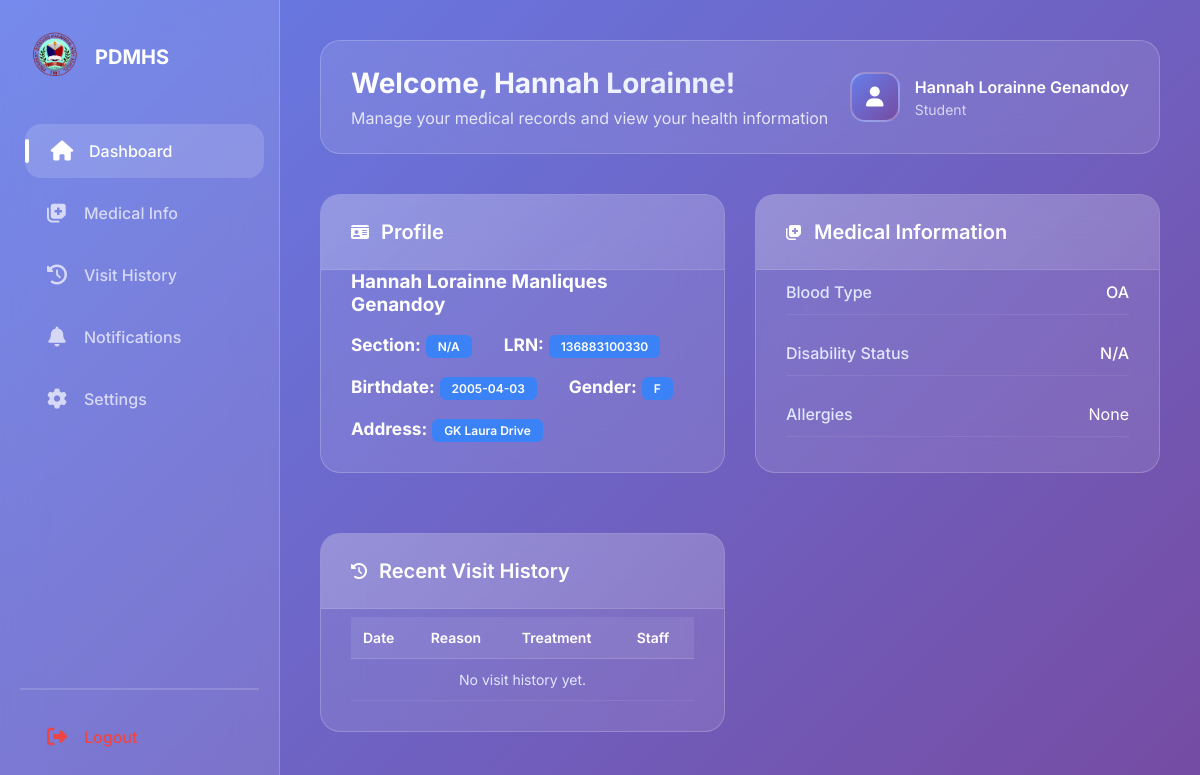
Screenshot of /student_dashboard.php (signed in) with the database file from the repository.
### tables this page shows
CREATE TABLE `students` (
  `student_id` bigint(20) NOT NULL,
  `first_name` varchar(100) NOT NULL,
  `middle_name` varchar(100) DEFAULT NULL,
  `last_name` varchar(100) NOT NULL,
  `birthdate` date NOT NULL,
  `gender` enum('M','F') NOT NULL,
  `address` text DEFAULT NULL,
  `password` varchar(255) DEFAULT NULL,
  `lrn` varchar(20) NOT NULL
);

CREATE TABLE `medical_profiles` (
  `profile_id` bigint(20) NOT NULL,
  `student_id` bigint(20) NOT NULL,
  `blood_type` varchar(5) DEFAULT NULL,
  `disability_status` varchar(100) DEFAULT NULL,
  `notes` text DEFAULT NULL
);

### student_dashboard.php (the view, shortened to what this page needs)
<?php
require 'includes/db.php';
$student_id = $_SESSION['student_id'];
$student_sql = "SELECT * FROM students WHERE student_id = ?";
$stmt = $conn->prepare($student_sql);
$stmt->bind_param('i', $student_id);
$stmt->execute();
$student = $stmt->get_result()->fetch_assoc();
$enroll_sql = "SELECT s.section_name, g.level_name, e.school_year FROM student_enrollments e JOIN sections s ON e.section_id = s.section_id JOIN grade_levels g ON e.grade_level_id = g.grade_level_id WHERE e.student_id = ? ORDER BY e.school_year DESC LIMIT 1";
$stmt = $conn->prepare($enroll_sql);
$stmt->bind_param('i', $student_id);
$stmt->execute();
$enrollment = $stmt->get_result()->fetch_assoc();
$med_sql = "SELECT * FROM medical_profiles WHERE student_id = ?";
$stmt = $conn->prepare($med_sql);
$stmt->bind_param('i', $student_id);
$stmt->execute();
$medical = $stmt->get_result()->fetch_assoc();
$allergy_sql = "SELECT a.allergy_name FROM student_allergies sa JOIN allergies a ON sa.allergy_id = a.allergy_id WHERE sa.student_id = ?";
$stmt = $conn->prepare($allergy_sql);
$stmt->bind_param('i', $student_id);
$stmt->execute();
$allergies = $stmt->get_result();
$fallback_selected = [];
$visits = [];
?>
<!DOCTYPE html>
<html lang="en">
<head>
    <link rel="stylesheet" href="css/style.css">
    <link rel="stylesheet" href="https://cdnjs.cloudflare.com/ajax/libs/font-awesome/6.4.0/css/all.min.css">
</head>
<body>
    <div class="dashboard-container">
        <aside class="sidebar">
            <div class="logo-section">
                <a href="index.php"><img src="assets/pdmhs_logo.png" alt="PDMHS Logo"></a>
                <span class="logo-text">PDMHS</span>
            </div>
            <div class="nav-menu">
                <a href="student_dashboard.php" class="nav-item active"><span class="nav-icon"><i class="fa fa-home"></i></span> Dashboard</a>
                <a href="student_medical_info.php" class="nav-item"><span class="nav-icon"><i class="fa fa-notes-medical"></i></span> Medical Info</a>
                <a href="student_visit_history.php" class="nav-item"><span class="nav-icon"><i class="fa fa-history"></i></span> Visit History</a>
                <a href="student_notifications.php" class="nav-item"><span class="nav-icon"><i class="fa fa-bell"></i></span> Notifications</a>
                <a href="student_settings.php" class="nav-item"><span class="nav-icon"><i class="fa fa-cog"></i></span> Settings</a>
            </div>
            <div style="margin-top:auto; padding: 0 20px;">
                <hr style="border: 1px solid rgba(255,255,255,0.15); margin: 20px 0;">
                <a href="logout.php" class="nav-item" style="color:#ef4444;"><span class="nav-icon"><i class="fa fa-sign-out-alt"></i></span> Logout</a>
            </div>
        </aside>
        <main class="main-content">
            <div class="header">
                <div class="welcome-section">
                    <div class="welcome-title">Welcome, <?php echo htmlspecialchars($student['first_name']); ?>!</div>
                    <div class="welcome-subtitle">Manage your medical records and view your health information</div>
                </div>
                <div class="user-profile">
                    <div class="user-avatar"><i class="fa fa-user"></i></div>
                    <div class="user-info">
                        <h4><?php echo htmlspecialchars($student['first_name'] . ' ' . $student['last_name']); ?></h4>
                        <p>Student</p>
                    </div>
                </div>
            </div>
            <div class="dashboard-grid">
                <div class="card">
                    <div class="card-header"><i class="fa fa-id-card card-icon"></i> <span class="card-title">Profile</span></div>
                    <div class="card-body">
                        <div style="display: flex; flex-wrap: wrap; gap: 18px 32px; align-items: center; font-size: 1.08rem;">
                            <span style="font-size: 1.18rem; font-weight: bold; color: #fff; margin-right: 18px;"> <?php echo htmlspecialchars($student['first_name'] . ' ' . $student['middle_name'] . ' ' . $student['last_name']); ?> </span>
                            <span><b>Section:</b> <span class="badge"><?php echo isset($enrollment['level_name']) ? htmlspecialchars($enrollment['level_name'] . ' - ' . $enrollment['section_name']) : 'N/A'; ?></span></span>
                            <span><b>LRN:</b> <span class="badge"><?php echo htmlspecialchars($student['lrn']); ?></span></span>
                            <span><b>Birthdate:</b> <span class="badge"><?php echo htmlspecialchars($student['birthdate']); ?></span></span>
                            <span><b>Gender:</b> <span class="badge"><?php echo htmlspecialchars($student['gender']); ?></span></span>
                            <span><b>Address:</b> <span class="badge"><?php echo htmlspecialchars($student['address']); ?></span></span>
                        </div>
                    </div>
                </div>
                <div class="card">
                    <div class="card-header"><i class="fa fa-notes-medical card-icon"></i> <span class="card-title">Medical Information</span></div>
                    <div class="card-body">
                        <div style="display: grid; gap: 16px;">
                            <div style="display: flex; justify-content: space-between; align-items: center; padding: 12px 0; border-bottom: 1px solid rgba(255,255,255,0.08);">
                                <span style="font-weight: 500; color: #e0e7ff;">Blood Type</span>
                                <span style="font-weight: 500; color: #fff;"> <?php echo htmlspecialchars($medical['blood_type'] ?? 'N/A'); ?> </span>
                            </div>
                            <div style="display: flex; justify-content: space-between; align-items: center; padding: 12px 0; border-bottom: 1px solid rgba(255,255,255,0.08);">
                                <span style="font-weight: 500; color: #e0e7ff;">Disability Status</span>
                                <span style="font-weight: 500; color: #fff;"> <?php echo htmlspecialchars($medical['disability_status'] ?? 'N/A'); ?> </span>
                            </div>
                            <div style="display: flex; justify-content: space-between; align-items: center; padding: 12px 0; border-bottom: 1px solid rgba(255,255,255,0.08);">
                                <span style="font-weight: 500; color: #e0e7ff;">Allergies</span>
                                <div class="badges">
                                    <?php if ($allergies->num_rows === 0 && count($fallback_selected) === 0) { echo '<span style="color:#fff;">None</span>'; } ?>
                                </div>
                            </div>
                        </div>
                    </div>
                </div>
                <div class="card">
                    <div class="card-header"><i class="fa fa-history card-icon"></i> <span class="card-title">Recent Visit History</span></div>
                    <div class="card-body">
                        <table class="data-table">
                            <thead>
                                <tr>
                                    <th>Date</th>
                                    <th>Reason</th>
                                    <th>Treatment</th>
                                    <th>Staff</th>
                                </tr>
                            </thead>
                            <tbody>
<?php if (count($visits) === 0) { ?>
                                <tr>
                                    <td colspan="4" style="text-align:center; color:#e0e7ff;">No visit history yet.</td>
                                </tr>
<?php } ?>
                            </tbody>
                        </table>
                    </div>
                </div>
            </div>
        </main>
    </div>
</body>
</html>

### css/style.css (style rules this page uses)
body { margin: 0; padding: 0; font-family: 'Segoe UI', Arial, sans-serif; background: url('../assets/pdmhs_campus.jpg') no-repeat center center fixed; background-size: cover; min-height: 100vh; display: flex; align-items: center; justify-content: center; }

### student_dashboard.php (style rules this page uses)
* { margin: 0; padding: 0; box-sizing: border-box; }
body { background: linear-gradient(135deg, #667eea 0%, #764ba2 100%); font-family: 'Inter', sans-serif; min-height: 100vh; color: #fff; }
.dashboard-container { display: flex; min-height: 100vh; }
.sidebar { width: 280px; background: rgba(255,255,255,0.1); backdrop-filter: blur(20px); border-right: 1px solid rgba(255,255,255,0.2); padding: 30px 0; display: flex; flex-direction: column; }
.logo-section { display: flex; align-items: center; padding: 0 30px; margin-bottom: 40px; }
.logo-section img { width: 50px; height: 50px; border-radius: 12px; margin-right: 15px; }
.logo-text { font-size: 20px; font-weight: 700; color: #fff; }
.nav-menu { flex: 1; padding: 0 20px; }
.nav-item { display: flex; align-items: center; padding: 15px 25px; margin-bottom: 8px; border-radius: 16px; color: rgba(255,255,255,0.7); text-decoration: none; font-weight: 500; transition: all 0.3s ease; position: relative; }
.nav-item:hover, .nav-item.active { background: rgba(255,255,255,0.15); color: #fff; transform: translateX(5px); }
.nav-item.active::before { content: ''; position: absolute; left: 0; top: 50%; transform: translateY(-50%); width: 4px; height: 24px; background: #fff; border-radius: 2px; }
.nav-icon { font-size: 20px; margin-right: 15px; width: 24px; text-align: center; }
.main-content { flex: 1; padding: 40px 40px 40px 40px; overflow-y: auto; }
.header { display: flex; justify-content: space-between; align-items: center; margin-bottom: 40px; background: rgba(255,255,255,0.1); backdrop-filter: blur(20px); padding: 25px 30px; border-radius: 20px; border: 1px solid rgba(255,255,255,0.2); }
.welcome-section { flex: 1; }
.welcome-title { font-size: 28px; font-weight: 700; margin-bottom: 8px; background: linear-gradient(135deg, #fff 0%, #e0e7ff 100%); -webkit-background-clip: text; -webkit-text-fill-color: transparent; background-clip: text; }
.welcome-subtitle { font-size: 16px; color: rgba(255,255,255,0.8); font-weight: 400; }
.user-profile { display: flex; align-items: center; gap: 15px; }
.user-avatar { width: 50px; height: 50px; border-radius: 15px; background: linear-gradient(135deg, #667eea 0%, #764ba2 100%); display: flex; align-items: center; justify-content: center; font-size: 20px; border: 2px solid rgba(255,255,255,0.3); }
.user-info h4 { font-size: 16px; font-weight: 600; margin-bottom: 4px; }
.user-info p { font-size: 14px; color: rgba(255,255,255,0.7); }
.dashboard-grid { display: grid; grid-template-columns: 1fr 1fr; gap: 30px; }
.card { background: rgba(255,255,255,0.1); backdrop-filter: blur(20px); border: 1px solid rgba(255,255,255,0.2); border-radius: 20px; overflow: hidden; transition: all 0.3s ease; margin-bottom: 30px; }
.card-header { background: linear-gradient(135deg, rgba(255,255,255,0.2) 0%, rgba(255,255,255,0.1) 100%); padding: 25px 30px; border-bottom: 1px solid rgba(255,255,255,0.1); display: flex; align-items: center; gap: 12px; }
.card-title { font-size: 20px; font-weight: 600; color: #fff; }
.card-body { padding: 0 30px 30px 30px; }
.badges { display: flex; flex-wrap: wrap; gap: 6px; }
.badge { background: #3b82f6; color: #fff; padding: 4px 12px; border-radius: 6px; font-size: 12px; font-weight: 600; display: inline-block; }
.data-table { width: 100%; border-collapse: collapse; margin-top: 8px; }
.data-table th { background: rgba(255,255,255,0.08); padding: 12px; text-align: left; font-weight: 600; color: #fff; border-bottom: 1px solid rgba(255,255,255,0.15); font-size: 14px; }
.data-table td { padding: 12px; border-bottom: 1px solid rgba(255,255,255,0.08); font-size: 14px; color: #fff; }

### rows the page displays
students: first_name "Hannah Lorainne", first_name+last_name "Hannah Lorainne Genandoy", first_name+middle_name+last_name "Hannah Lorainne Manliques Genandoy", lrn "136883100330", birthdate "2005-04-03", gender "F", address "GK Laura Drive"
medical_profiles: blood_type "OA", disability_status "N/A"
